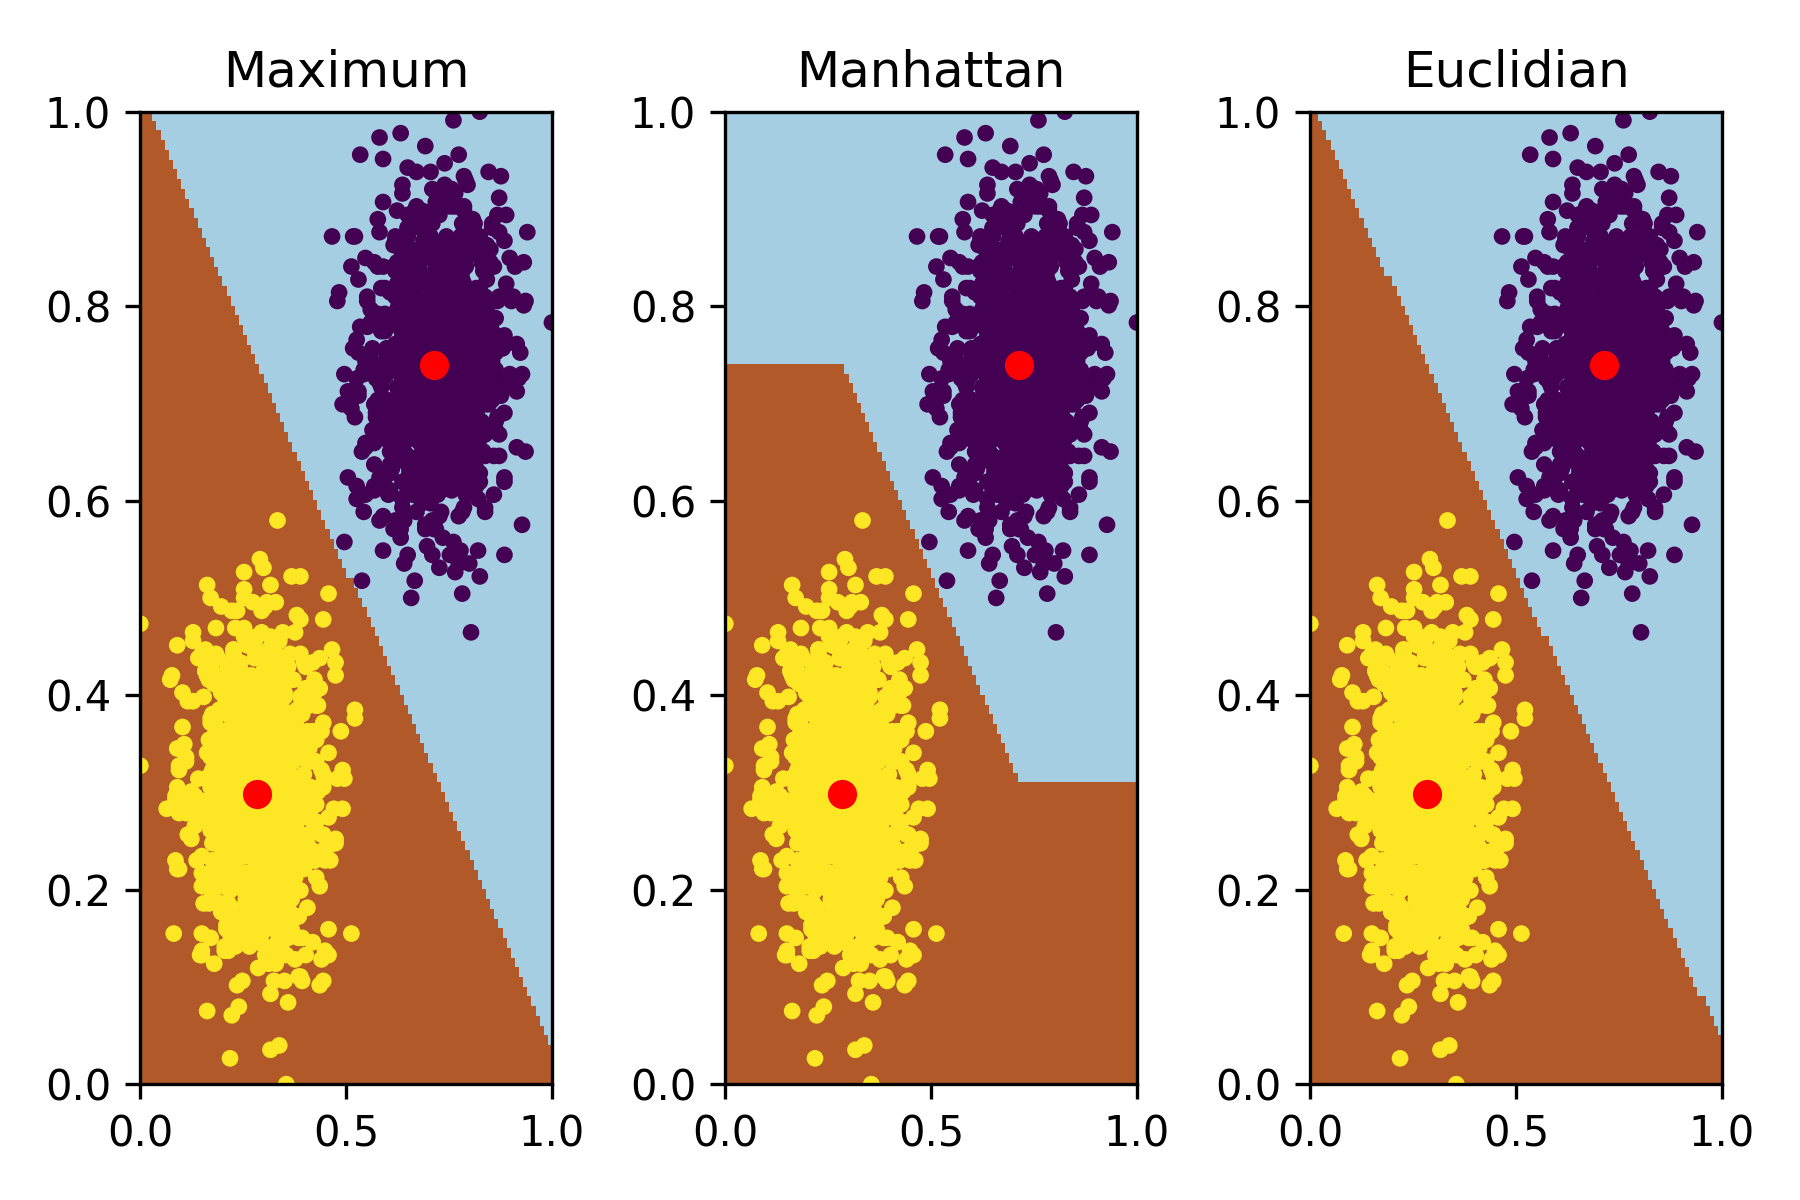

This figure's Python source:
import pandas as pd
import numpy as np
from alg import Kmeans as KMeans
from sklearn.preprocessing import StandardScaler, MinMaxScaler
import matplotlib.pyplot as plt
from kmeansplus import k_init
from sklearn.utils.extmath import row_norms
from sklearn.utils import check_random_state
from sklearn.cluster import KMeans as skKMeans
# %%

# data = pd.read_csv('s1.csv', sep=',')
data = pd.read_csv('g2-2-20.csv', sep='\t')
# %%
scaler = MinMaxScaler()
data_scaled = pd.DataFrame(scaler.fit_transform(data))
# %%
# K-means++ für erste Cluster
N = 2
random_state = 42
fit_data = np.asarray(data_scaled)
x_squared_norms = row_norms(fit_data, squared=True)
random = check_random_state(random_state)
initial_clusters = k_init(fit_data, N, x_squared_norms, random)

max_norm = KMeans(N, initial_clusters, order=np.inf)
max_norm.fit(fit_data)
manhattan = KMeans(N, initial_clusters, order=1)
manhattan.fit(fit_data)
euclid = KMeans(N, initial_clusters, order=2)
euclid.fit(fit_data)
# %%
fig, axs = plt.subplots(1,3)
data_scaled['max'] = max_norm.labels
center = max_norm.centroids
axs[0].scatter(data_scaled[0], data_scaled[1], marker='.', c=data_scaled['max'])
axs[0].scatter(center[:,0], center[:, 1], c='red')
xx, yy = np.meshgrid(np.arange(0,1, .01), np.arange(0, 1, .01))
Z = max_norm.predict(np.c_[xx.ravel(), yy.ravel()])
Z = Z.reshape(xx.shape)
axs[0].imshow(Z, interpolation='nearest', cmap=plt.cm.Paired, aspect='auto', origin='lower', extent=(0, 1, 0, 1))
axs[0].set_title('Maximum')

data_scaled['manhattan'] = manhattan.labels
center = manhattan.centroids
axs[1].scatter(data_scaled[0], data_scaled[1], marker='.', c=data_scaled['manhattan'])
axs[1].scatter(center[:,0], center[:, 1], c='red')
xx, yy = np.meshgrid(np.arange(0,1, .01), np.arange(0, 1, .01))
Z = manhattan.predict(np.c_[xx.ravel(), yy.ravel()])
Z = Z.reshape(xx.shape)
axs[1].imshow(Z, interpolation='nearest', cmap=plt.cm.Paired, aspect='auto', origin='lower', extent=(0, 1, 0, 1))
axs[1].set_title('Manhattan')

data_scaled['euclid'] = euclid.labels
center = euclid.centroids
axs[2].scatter(data_scaled[0], data_scaled[1], marker='.', c=data_scaled['euclid'])
axs[2].scatter(center[:,0], center[:, 1], c='red')
xx, yy = np.meshgrid(np.arange(0,1, .01), np.arange(0, 1, .01))
Z = euclid.predict(np.c_[xx.ravel(), yy.ravel()])
Z = Z.reshape(xx.shape)
axs[2].imshow(Z, interpolation='nearest', cmap=plt.cm.Paired, aspect='auto', origin='lower', extent=(0, 1, 0, 1))
axs[2].set_title('Euclidian')

# Unterschiede
plt.tight_layout()

plt.savefig('dim2.png', dpi=300)
 # %%
max_norm.error
manhattan.error
euclid.error
